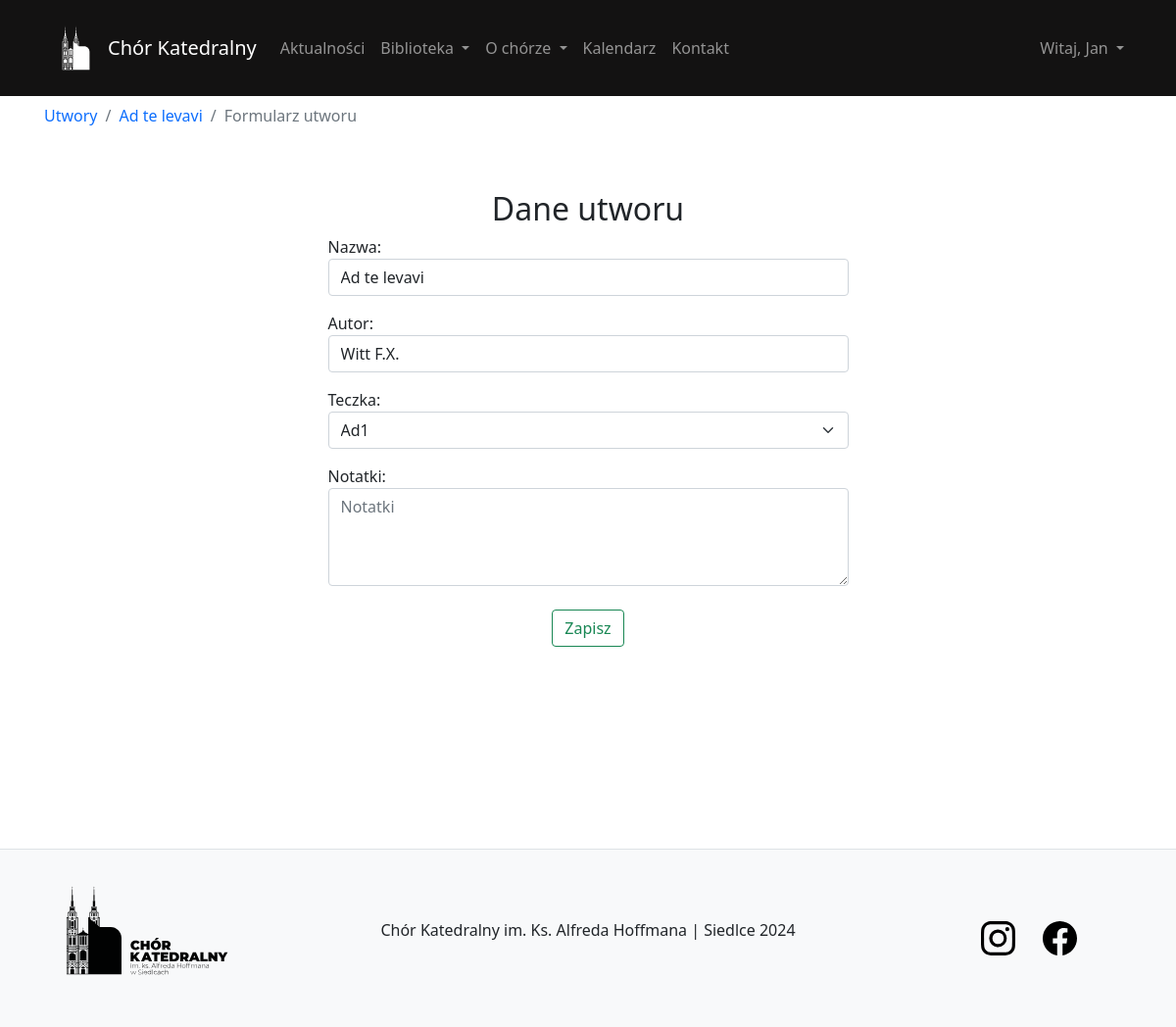
Page /composition/edit/1/ (signed in) on the earlier database version.
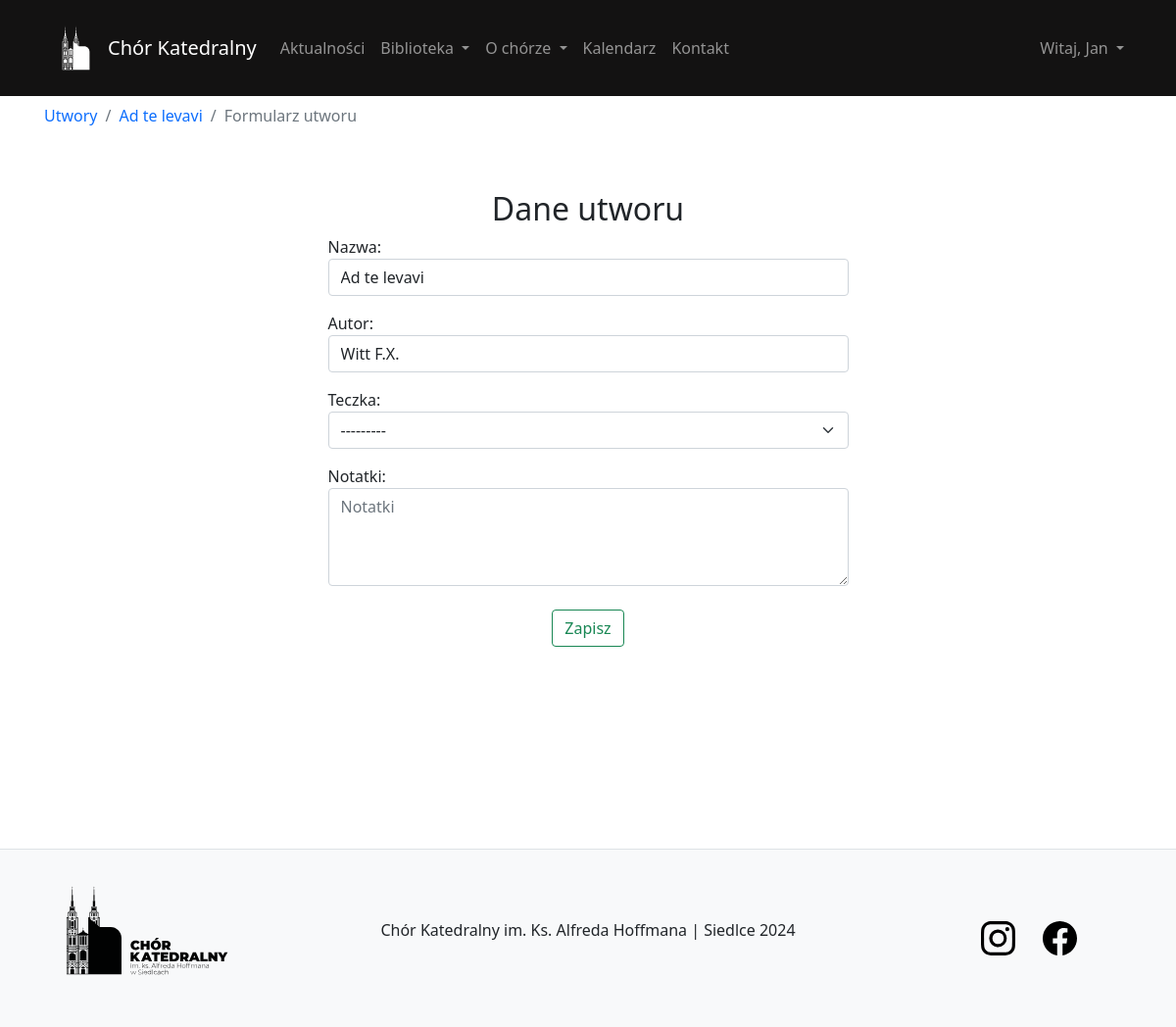
Same page on the later database version.
### composition/models.py (models this page shows, shortened)
class Composition(models.Model):
    name = models.CharField('Name', max_length=45)
    author = models.CharField('Author', max_length=35)
    number = models.PositiveIntegerField(unique=True)
    folder = models.ForeignKey(Folder, related_name='compositions', on_delete=models.SET_NULL, null=True, blank=True)
    isActual = models.BooleanField('Is Actual', default=False)
    note = models.CharField('Note', max_length=250, null=True, blank=True)  # Может быть нулём + можно ничего не вписывать в форме
    date_joined = models.DateTimeField(default=timezone.now)
    class Meta:
        verbose_name = 'Composition'
        verbose_name_plural = 'Compositions'

### folder/models.py (models this page shows)
class Folder(models.Model):
    name = models.CharField('name', max_length=45, unique=True)
    note = models.CharField('note', max_length=250, null=True, blank=True) # Может быть нулём + можно ничего не вписывать в форме
    colour = models.CharField('colour', max_length=25, null=True, blank=True)
    date_joined = models.DateTimeField(default=timezone.now)
    def __str__(self):
        return self.name
    class Meta:
        verbose_name = 'Folder'
        verbose_name_plural = 'Folders'

### composition/views.py (the view)
# urls.py: path('edit/<int:id>/', views.editComposition, name='editComposition'),
@permission_required('composition.add_composition', raise_exception=True)
@permission_required('composition.change_composition', raise_exception=True)
def editComposition(request, id=None):
    if id:
        composition = get_object_or_404(Composition, id=id)
        action = 'update'
    else:
        composition = None
        action = 'add'
    if request.method == 'POST':
        form = CompositionForm(request.POST, instance=composition)
        if form.is_valid():
            new_composition = form.save()
            if action == 'add':
                messages.success(request, f'Utwór {new_composition.name} został pomyślnie dodany do biblioteki.')
                messages.warning(request, f'Do ostatnio dodanego utwóru {new_composition.name} został przypisany numer: {new_composition.number}.')
            else:
                messages.success(request, f'Utwór {new_composition.name} został pomyślnie zaktualizowany.')
            return redirect('listComposition')
        else:
            messages.error(request, 'Coś poszło nie tak')
    else:
        form = CompositionForm(instance=composition)
    return render(request, 'composition/form.html', {'form': form, 'composition': composition})

### composition/forms.py
class CompositionForm(ModelForm):
    class Meta:
        model = Composition
        fields = ['name', 'author', 'folder', 'note']
        labels = {
            'name': 'Nazwa',
            'author': 'Autor',
            'folder': 'Teczka',
            'note': 'Notatki'
        }
        widgets = {
            'name': TextInput(attrs={
                'class': 'form-control',
                'placeholder': 'Nazwa utworu'
            }),
            'author': TextInput(attrs={
                'class': 'form-control',
                'placeholder': 'Autor'
            }),
            'folder': Select(attrs={
                'class': 'form-select'  # Используйте 'form-select' для стилизации select с Bootstrap
            }),
            'note': forms.Textarea(attrs={
                'class': 'form-control',
                'placeholder': 'Notatki',
                'style' : 'height: 100px;'
            }),
        }
        folder = forms.ModelChoiceField(queryset=Folder.objects.all(), required=False, empty_label="Wybierz teczkę")

### library/context_processors.py (called while the page is built)
def current_time(request):
    now = timezone.now()
    return {
        'current_year': now.year,
        'current_month': now.month,
    }

### composition/templates/composition/form.html (shortened to what this page needs)
{% extends 'content/template.html' %}
{% load static %}
{% block body %}
<div class="pt-2">
    <nav aria-label="breadcrumb">
        <ol class="breadcrumb">
            <li class="breadcrumb-item"><a href="{% url 'listComposition' %}">Utwory</a></li>
            {% if composition != None %}
            <li class="breadcrumb-item"><a href="{% url 'detailsComposition' id=composition.id %}">{{ composition.name }}</a></li>
            {% endif %}
            <li class="breadcrumb-item active" aria-current="page">Formularz utworu</li>
        </ol>
    </nav>
</div>
<div class="container">
    <div class="row justify-content-center">
        <div class="col-lg-6 col-md-8 col-sm-10 col-12">
            <h2 class="mt-5 text-center">Dane utworu</h2>
            <form method="post">
                {{ form.as_p }}
                <div class="text-center">
                    <button type="submit" class="btn btn-outline-success mt-2">Zapisz</button>
                </div>
            </form>
        </div>
    </div>
</div>
{% endblock %}

Differences in the rows shown:
changed Composition "Ad te levavi": folder "Ad1" → "---------"
